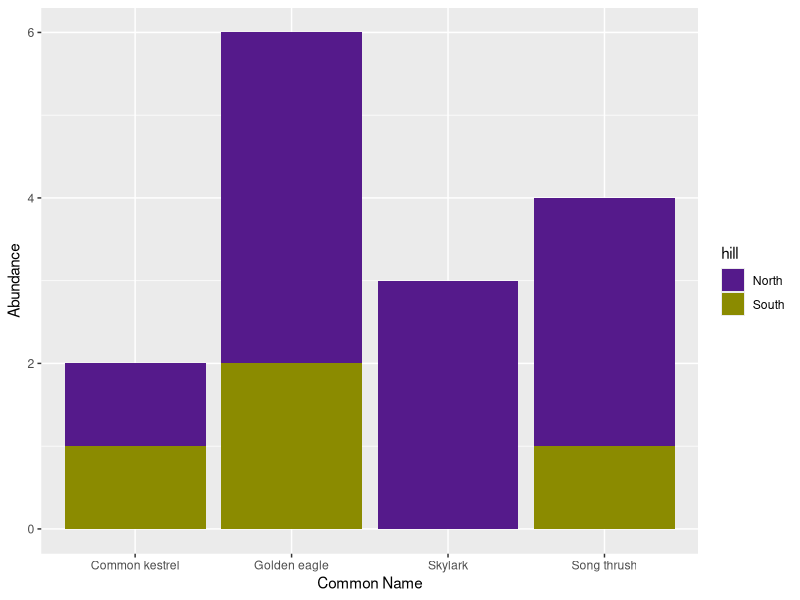
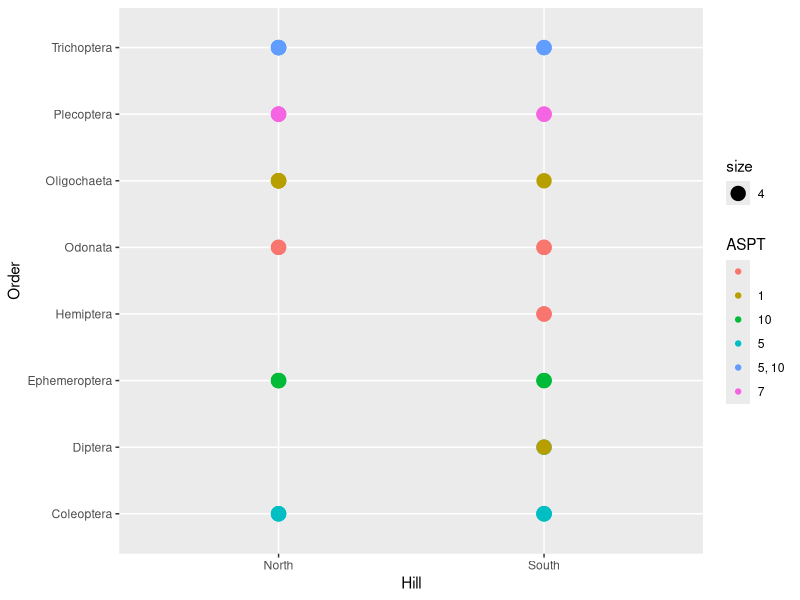
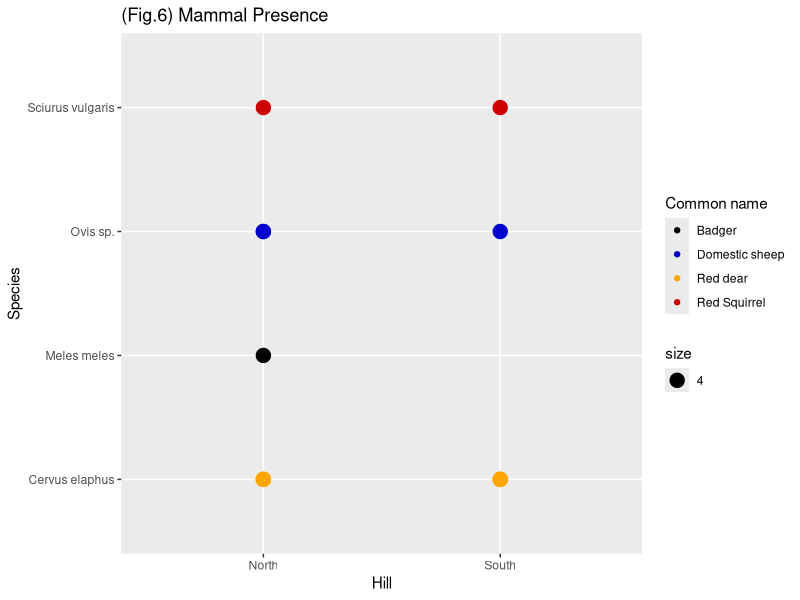
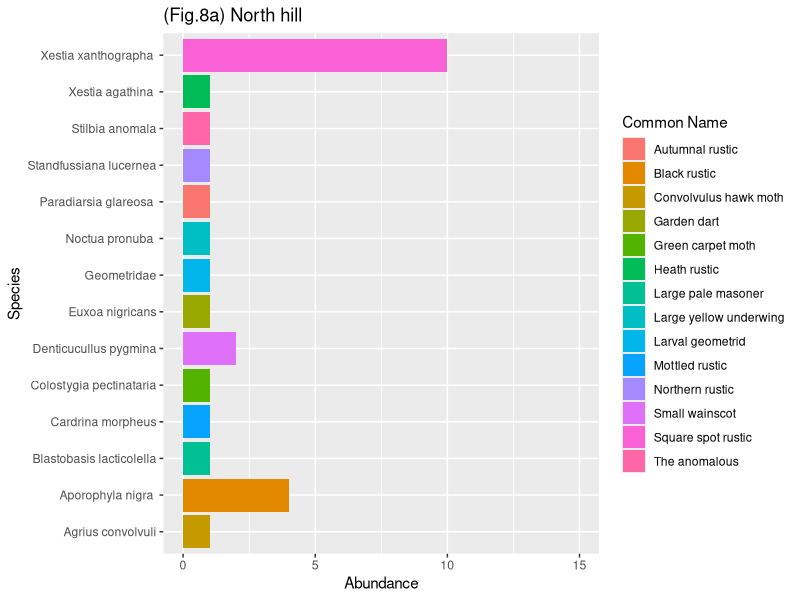
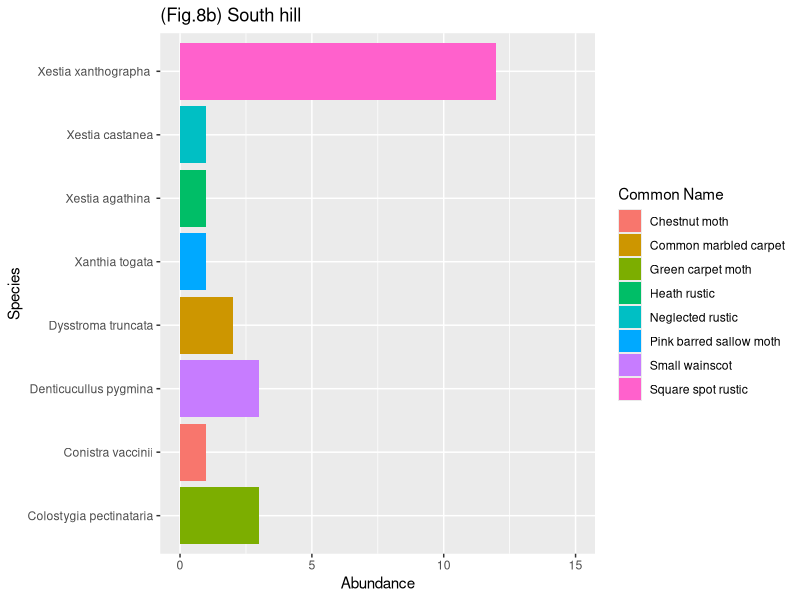
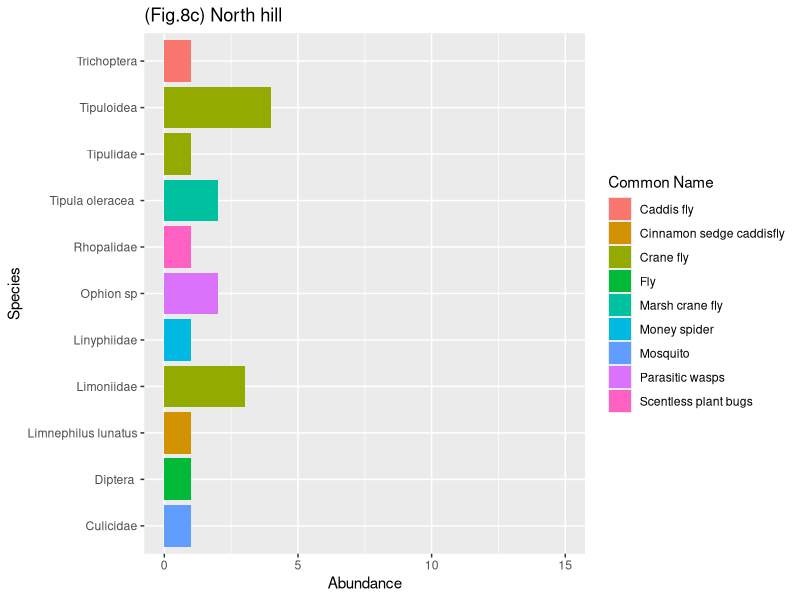
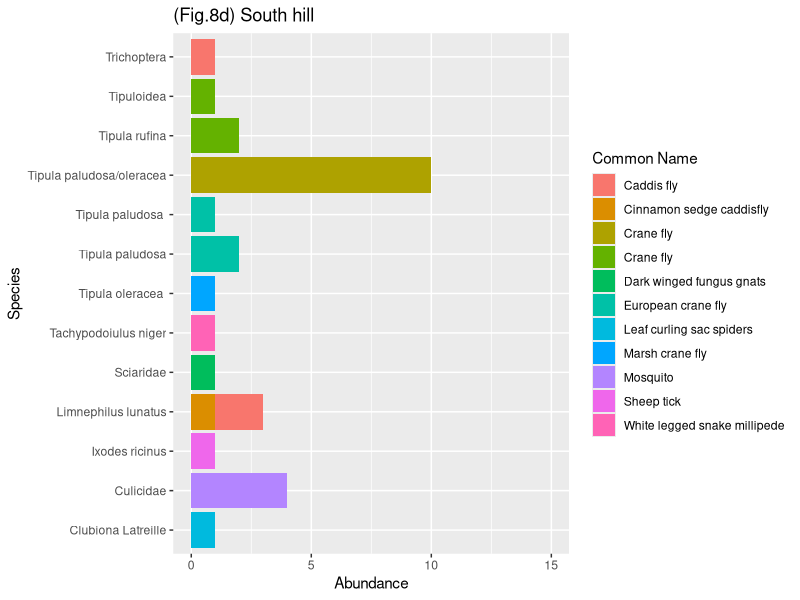
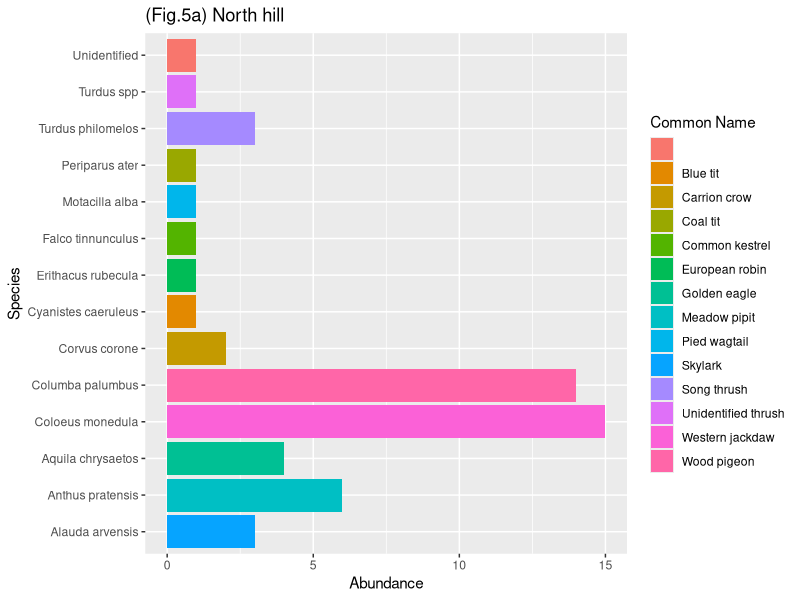

Reproduce these figures in R, in order. (Note: this script raises an error after producing the figures.)
rm(list=ls())
library(dplyr)
library(stringr)
library(ggplot2)
library(vegan)
#Read in the combined associated occurrences and terrestrial data from the Scottish Biodiversity List
allassocc<- read.csv('data/All_occurrences.csv', header=T, sep=',')
terrestrialspecies<- read.csv('data/terrestrial species.csv', header=T)

#Attempt to get rid of spacing errors by trimming white space
allassocc$scientificName<- trimws(allassocc$scientificName)

#Using the terrestrial data, filter based on threatened status and cross check it with the associated occurrences
terrestrialspeciesred<- filter(terrestrialspecies, terrestrialspecies$Threatened.species == 'Red')
terrestrialspeciesamber<- filter(terrestrialspecies, terrestrialspecies$Threatened.species == 'Amber')

allassoccfilt<- filter(allassocc, allassocc$scientificName %in% terrestrialspeciesred$Scientific.Name | 
                         allassocc$scientificName %in% terrestrialspeciesamber$Scientific.Name)
allassoccfilt$hill<-ifelse(str_detect(allassoccfilt$eventID, regex('N')), 'North', 'South')

#Plot abundance data of these threatened species
theme_set(theme_grey())
gr<- ggplot(data=allassoccfilt, aes(x=Commonname, y=individualCount, fill=hill))+ geom_col()+
  labs(x='Common Name', y='Abundance')+
  scale_fill_manual(values=c('purple4','yellow4'))
gr

## ANALYSIS OF TAXA GROUPS ##

#load in the required datasets
birds<- read.csv('data/Birds.csv', header = T)
fwinverts<- read.csv('data/freshwaterinverts.csv', header=T)
bats<- read.csv('data/Batdetect.csv', header = T)
terinverts<- read.csv('data/Terrestrialinverts.csv', header=T)
mam<- read.csv('data/Lochranza_mammals.csv', header=T)
moth<- read.csv('data/Mothtraps.csv', header=T)
plants<- read.csv('data/Plants.csv', header=T)

##Richness Based Analysis

#Firstly, due to the data collected, freshwater invertebrates and mammals can be 
#analysed using richness

#Freshwater Invertebrates
#as most individuals were only identified to scientificName, using scientificName we can get the gamma diversity of the area
fwinvertsgamma<- length(unique(fwinverts$Order))
fwinvertsgamma

#from looking at the data there is a spelling mistake, correct it
fwinverts[31,6] = 'Ephemeroptera'
fwinverts[13,16] = '1'
fwinverts[14,16] = '5, 10'
fwinverts[15,16] = '5, 10'
#Separate them into separate hills to make alpha and beta richness easier
fwinverts$hill<- as.factor(ifelse(str_detect(fwinverts$eventID, regex('N')),'North', 'South'))
Nfwinverts<- filter(fwinverts, fwinverts$hill=='North')
Sfwinverts<- filter(fwinverts, fwinverts$hill=='South')

#For alpha diversities
Nfwinvertsalpha<- length(unique(Nfwinverts$Order))
Sfwinvertsalpha<- length(unique(Sfwinverts$Order))

#Beta diversity, using the Jaccard index
fwbeta<- length(intersect(Nfwinverts$scientificName, Sfwinverts$scientificName))/length(unique(c(Nfwinverts$scientificName, Sfwinverts$scientificName)))
fwbeta

ggplot(fwinverts, aes(x=hill, y=Order, color=BMWPscore, size = 4)) +geom_point()+
  labs(x= 'Hill', y='Order', color = 'ASPT') + theme_gray()

#Now terrestrial mammals#Now terOrderrestrial mammals
#Now we see an issue with the data as it counts "no records" as a different species
mam<-filter(mam, mam$scientificName != 'No records')
mamgamma<- length(unique(mam$scientificName))
mamgamma

#Separate them into separate hills to make alpha and beta richness easier
mam$hill<- as.factor(ifelse(str_detect(mam$eventID, regex('N')),'North', 'South'))
Nmam<- filter(mam, mam$hill=='North')
Smam<- filter(mam, mam$hill=='South')

#For alpha diversities
Nmamalpha<- length(unique(Nmam$scientificName))
Smamalpha<- length(unique(Smam$scientificName))

#Beta diversity, using the Jaccard index
mambeta<- length(intersect(Nmam$scientificName, Smam$scientificName))/length(unique(c(Nmam$scientificName, Smam$scientificName)))
mambeta

ggplot(mam, aes(x=hill, y=scientificName, color= Commonname,size = 4)) +geom_point()+
  scale_color_manual(values=c('black', 'blue3', 'orange', 'red3'))+
  labs(x= 'Hill', y='Species', color= 'Common name', title='(Fig.6) Mammal Presence') + theme_gray()

#Abundance based
#In order to show alpha diversity 
moth$hill<- as.factor(ifelse(str_detect(moth$eventID, regex('N')),'North', 'South'))
moth[42,6] = 'Lepidoptera'
moth<-filter(moth, moth$Order=='Lepidoptera ')
moth[18,6] = 'Araneae'
moth[24,6] = 'Diptera'
moth<-filter(moth, moth$Order=='Lepidoptera ')


Nmoth<- filter(moth, moth$hill=='North')
Smoth<- filter(moth, moth$hill=='South')

Nmothdiv<-diversity(Nmoth$organismQuantity, index='shannon')
Smothdiv<-diversity(Smoth$organismQuantity, index='shannon')

par(mfrow=c(2,1))
ggplot(Nmoth, aes(y= scientificName, x=individualCount, fill=Commonname)) +geom_col()+
  labs(x='Abundance', y='Species', fill = 'Common Name')+
  ggtitle('(Fig.8a) North hill')+
  xlim(0,15)
ggplot(Smoth, aes(x= individualCount, y=scientificName, fill=Commonname)) +geom_col()+
  labs(x='Abundance', y='Species', fill='Common Name')+
  ggtitle('(Fig.8b) South hill')+
  xlim(0,15)

#gamma diversity 
mothgamma<- length(unique(moth$scientificName))

#For non moth invertebrates
#reset the moth data
moth<- read.csv('data/Mothtraps.csv', header=T)
moth[42,6] = 'Lepidoptera '
moth[23,6] = 'Araneae'
moth[38,6] = 'Diptera'
moth$hill<- as.factor(ifelse(str_detect(moth$eventID, regex('N')),'North', 'South'))
nonmoth<-filter(moth, moth$Order!='Lepidoptera ')
Nnonmoth<- filter(nonmoth, nonmoth$hill=='North')
Snonmoth<- filter(nonmoth, nonmoth$hill=='South')

Nnonmothdiv<-diversity(Nnonmoth$organismQuantity, index='shannon')
Snonmothdiv<-diversity(Snonmoth$organismQuantity, index='shannon')

par(mfrow=c(1,1))
ggplot(Nnonmoth, aes(y= scientificName, x=individualCount, fill=Commonname)) +geom_col()+
  labs(x='Abundance', y='Species', fill = 'Common Name')+
  ggtitle('(Fig.8c) North hill')+
  xlim(0,15)
ggplot(Snonmoth, aes(x= individualCount, y=scientificName, fill=Commonname)) +geom_col()+
  labs(x='Abundance', y='Species', fill='Common Name')+
  ggtitle('(Fig.8d) South hill')+
  xlim(0,15)

#For Birds
birds$hill<- as.factor(ifelse(str_detect(birds$eventID, regex('N')),'North', 'South'))
Nbirds<- filter(birds, birds$hill=='North')
Sbirds<- filter(birds, birds$hill=='South')

Nbirdsdiv<-diversity(Nbirds$organismQuantity, index='shannon')
Sbirdsdiv<-diversity(Sbirds$organismQuantity, index='shannon')

par(mfrow=c(2,1))
ggplot(Nbirds, aes(y= scientificName, x=individualCount, fill=Commonname)) +geom_col()+
  labs(x='Abundance', y='Species', fill = 'Common Name')+
  ggtitle('(Fig.5a) North hill')+
  xlim(0,15)
ggplot(Sbirds, aes(x= individualCount, y=scientificName, fill=Commonname)) +geom_col()+
  labs(x='Abundance', y='Species', fill='Common Name')+
  ggtitle('(Fig.5b) South hill')+
  xlim(0,15)

#gamma diversity 
birdsgamma<- length(unique(birds$scientificName))

#For terrestrial invertebrates
terinverts$hill<- as.factor(ifelse(str_detect(terinverts$eventID, regex('S')),'South', 'North'))
Nterinverts<- filter(terinverts, terinverts$hill=='North')
Sterinverts<- filter(terinverts, terinverts$hill=='South')

Nterinvertsdiv<-diversity(Nterinverts$organismQuantity, index='shannon')
Sterinvertsdiv<-diversity(Sterinverts$organismQuantity, index='shannon')

par(mfrow=c(2,1))
ggplot(Nterinverts, aes(y= scientificName, x=individualCount, fill=Commonname)) +geom_col()+
  labs(x='Abundance', y='Species', fill = 'Common Name')+
  ggtitle('(Fig.7a) North hill')+
  xlim(0,15)
ggplot(Sterinverts, aes(x= individualCount, y=scientificName, fill=Commonname)) +geom_col()+
  labs(x='Abundance', y='Species', fill='Common Name')+
  ggtitle('(Fig.7b) South hill')+
  xlim(0,40)

#gamma diversity 
terinvertsgamma<- length(unique(terinverts$scientificName))

#For Plants
plants$hill<- as.factor(ifelse(str_detect(plants$eventID, regex('N')),'North', 'South'))
Nplants<- filter(plants, plants$hill=='North')
Splants<- filter(plants, plants$hill=='South')

Nplantsdiv<-diversity(Nplants$organismQuantity, index='shannon')
Splantsdiv<-diversity(Splants$organismQuantity, index='shannon')

par(mfrow=c(2,1))
#As this is plants, we use organism quantity (percentage cover) instead of count 
ggplot(Nplants, aes(y= scientificName, x=organismQuantity, color=Commonname, size = 3)) +geom_point()+
  labs(x='Percentage Cover', y='Species', color = 'Common Name')+
  ggtitle('(Fig.10a) North hill')+
  xlim(0,100)+
  ylim(unique(Nplants$scientificName))
ggplot(Splants, aes(y= scientificName, x=organismQuantity, color=Commonname, size = 3)) +geom_point()+
  labs(x='Percentage Cover', y='Species', color = 'Common Name')+
  ggtitle('(Fig.10b) South hill')+
  xlim(0,100)+
  ylim(unique(Splants$scientificName))

#gamma diversity 
plantsgamma<- length(unique(plants$scientificName))

#For Bats
bats$hill<- as.factor(ifelse(str_detect(bats$eventID, regex('N')),'North', 'South'))
Nbats<- filter(bats, bats$hill=='North')
Sbats<- filter(bats, bats$hill=='South')

Nbatsdiv<-diversity(Nbats$individualCount, index='shannon')
Sbatsdiv<-diversity(Sbats$individualCount, index='shannon')

par(mfrow=c(2,1))

#gamma diversity 
batsgamma<- length(unique(bats$scientificName))

